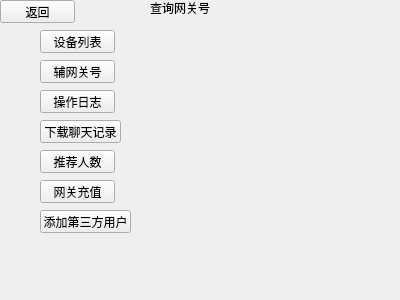
<?xml version="1.0" encoding="UTF-8"?>
<ui version="4.0">
 <class>wg_demand</class>
 <widget class="QWidget" name="wg_demand">
  <property name="geometry">
   <rect>
    <x>0</x>
    <y>0</y>
    <width>400</width>
    <height>300</height>
   </rect>
  </property>
  <property name="sizePolicy">
   <sizepolicy hsizetype="Fixed" vsizetype="Fixed">
    <horstretch>0</horstretch>
    <verstretch>0</verstretch>
   </sizepolicy>
  </property>
  <property name="windowTitle">
   <string>Form</string>
  </property>
  <widget class="QPushButton" name="Button_back">
   <property name="geometry">
    <rect>
     <x>0</x>
     <y>0</y>
     <width>75</width>
     <height>23</height>
    </rect>
   </property>
   <property name="text">
    <string>返回</string>
   </property>
  </widget>
  <widget class="QLabel" name="label">
   <property name="geometry">
    <rect>
     <x>150</x>
     <y>0</y>
     <width>131</width>
     <height>16</height>
    </rect>
   </property>
   <property name="text">
    <string>查询网关号</string>
   </property>
  </widget>
  <widget class="QPushButton" name="Button_equipment">
   <property name="geometry">
    <rect>
     <x>40</x>
     <y>30</y>
     <width>75</width>
     <height>23</height>
    </rect>
   </property>
   <property name="text">
    <string>设备列表</string>
   </property>
  </widget>
  <widget class="QPushButton" name="Button_chatrecord">
   <property name="geometry">
    <rect>
     <x>40</x>
     <y>120</y>
     <width>81</width>
     <height>23</height>
    </rect>
   </property>
   <property name="text">
    <string>下载聊天记录</string>
   </property>
  </widget>
  <widget class="QPushButton" name="Button_recommended">
   <property name="geometry">
    <rect>
     <x>40</x>
     <y>150</y>
     <width>75</width>
     <height>23</height>
    </rect>
   </property>
   <property name="text">
    <string>推荐人数</string>
   </property>
  </widget>
  <widget class="QPushButton" name="Button_gatewaydate">
   <property name="geometry">
    <rect>
     <x>40</x>
     <y>180</y>
     <width>75</width>
     <height>23</height>
    </rect>
   </property>
   <property name="text">
    <string>网关充值</string>
   </property>
  </widget>
  <widget class="QPushButton" name="Button_adduser">
   <property name="geometry">
    <rect>
     <x>40</x>
     <y>210</y>
     <width>91</width>
     <height>23</height>
    </rect>
   </property>
   <property name="text">
    <string>添加第三方用户</string>
   </property>
  </widget>
  <widget class="QPushButton" name="Button_handlelog">
   <property name="geometry">
    <rect>
     <x>40</x>
     <y>90</y>
     <width>75</width>
     <height>23</height>
    </rect>
   </property>
   <property name="text">
    <string>操作日志</string>
   </property>
  </widget>
  <widget class="QPushButton" name="Button_gateway">
   <property name="geometry">
    <rect>
     <x>40</x>
     <y>60</y>
     <width>75</width>
     <height>23</height>
    </rect>
   </property>
   <property name="text">
    <string>辅网关号</string>
   </property>
  </widget>
 </widget>
 <resources/>
 <connections/>
</ui>
